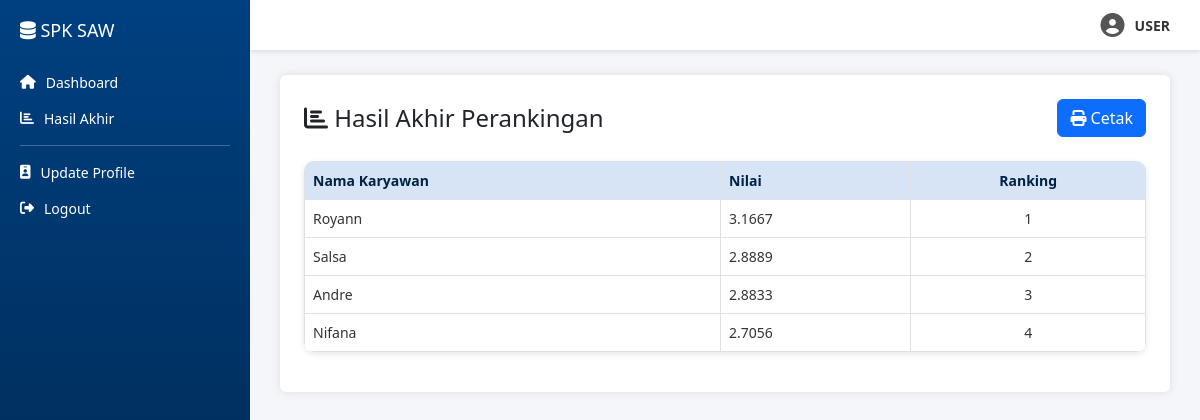
The app's page /hasil_akhir_user.php (signed in) with its own data.
### tables this page shows
CREATE TABLE `karyawan` (
  `id_karyawan` int(11) NOT NULL,
  `nama_karyawan` varchar(100) NOT NULL
);

### hasil_akhir_user.php (the view, shortened to what this page needs)
<?php
$conn = new mysqli("localhost", "root", "", "spk_saw");
$karyawan = [];
$resKaryawan = $conn->query("SELECT * FROM karyawan");
while ($row = $resKaryawan->fetch_assoc()) {
    $karyawan[$row['id_karyawan']] = $row;
}
$preferensi = [];
$res = $conn->query("SELECT * FROM hasil_preferensi");
while ($row = $res->fetch_assoc()) {
    $preferensi[$row['id_karyawan']] = $row['nilai_preferensi'];
}
arsort($preferensi);
?>
<!DOCTYPE html>
<html lang="id">
<head>
    <link rel="stylesheet" href="https://cdn.jsdelivr.net/npm/bootstrap@5.3.3/dist/css/bootstrap.min.css">
    <link rel="stylesheet" href="https://cdnjs.cloudflare.com/ajax/libs/font-awesome/6.5.0/css/all.min.css">
</head>
<body>
<div style="position: fixed; top: 0; left: 250px; right: 0; height: 50px; background: white; display: flex; align-items: center; justify-content: flex-end; padding: 0 30px; box-shadow: 0 2px 5px rgba(0,0,0,0.1); z-index: 1000;">
    <i class="fas fa-user-circle" style="font-size: 24px; color: #555; margin-right: 10px;"></i>
    <span style="font-weight: bold; color: #333; font-size: 14px;">USER</span>
</div>
<div class="sidebar">
    <h4><i class="fas fa-database"></i> SPK SAW</h4>
    <ul>
        <li><a href="halaman_user.php"><i class="fas fa-home"></i> Dashboard</a></li>
        <li><a href="hasil_akhir_user.php"><i class="fas fa-chart-bar"></i> Hasil Akhir</a></li>
        <hr>
        <li><a href="crud/edit_profil_user.php"><i class="fas fa-id-badge"></i> Update Profile</a></li>
        <li><a href="logout.php"><i class="fas fa-sign-out-alt"></i> Logout</a></li>
    </ul>
</div>
<div class="main">
    <div class="card p-4">
        <div class="d-flex justify-content-between align-items-center mb-4">
            <h4 class="mb-0"><i class="fas fa-chart-bar"></i> Hasil Akhir Perankingan </h4>
            <button onclick="window.print()" class="btn btn-primary">
                <i class="fas fa-print"></i> Cetak
            </button>
        </div>
        <table class="table table-bordered table-hover">
            <thead>
                <tr>
                    <th>Nama Karyawan</th>
                    <th>Nilai</th>
                    <th>Ranking</th>
                </tr>
            </thead>
            <tbody>
                <?php $rank = 1; foreach ($preferensi as $id => $val): ?>
                <tr>
                    <td><?= htmlspecialchars($karyawan[$id]['nama_karyawan']) ?></td>
                    <td><?= number_format($val, 4) ?></td>
                    <td><?= $rank++ ?></td>
                </tr>
                <?php endforeach; ?>
            </tbody>
        </table>
    </div>
</div>
</body>
</html>

### hasil_akhir_user.php (style rules this page uses)
body { margin: 0; font-family: 'Segoe UI', sans-serif; background: #f4f6f9; }
.sidebar { width: 250px; background: linear-gradient(to bottom, #004080, #002244); color: white; height: 100vh; position: fixed; padding: 20px; }
.sidebar h4 { font-size: 18px; margin-bottom: 30px; }
.sidebar ul { list-style: none; padding: 0; }
.sidebar ul li { margin-bottom: 15px; }
.sidebar ul li a { color: white; text-decoration: none; display: flex; align-items: center; font-size: 14px; }
.sidebar ul li a i { margin-right: 10px; }
.main { margin-left: 250px; padding: 75px 30px 30px 30px; }
.card { border: none; box-shadow: 0 0 10px rgba(0,0,0,0.1); }
.table { background-color: #ffffff; border-radius: 10px; overflow: hidden; box-shadow: 0 2px 6px rgba(0, 0, 0, 0.1); }
.table th { background-color: #d6e4f5; font-weight: 600; color: #002244; font-size: 14px; }
.table td { font-size: 14px; color: #333; }
.table th:nth-child(1) { text-align: left; }
.table th:nth-child(3) { text-align: center; }
.table td:nth-child(1), { text-align: left; }
.table td:nth-child(3) { text-align: center; }
.table th:nth-child(2) { text-align: left; }
.table td:nth-child(2) { text-align: left; }

### records on screen
karyawan: nama_karyawan "Royann", val "3.1667"
karyawan: nama_karyawan "Salsa", val "2.8889"
karyawan: nama_karyawan "Andre", val "2.8833"
karyawan: nama_karyawan "Nifana", val "2.7056"
